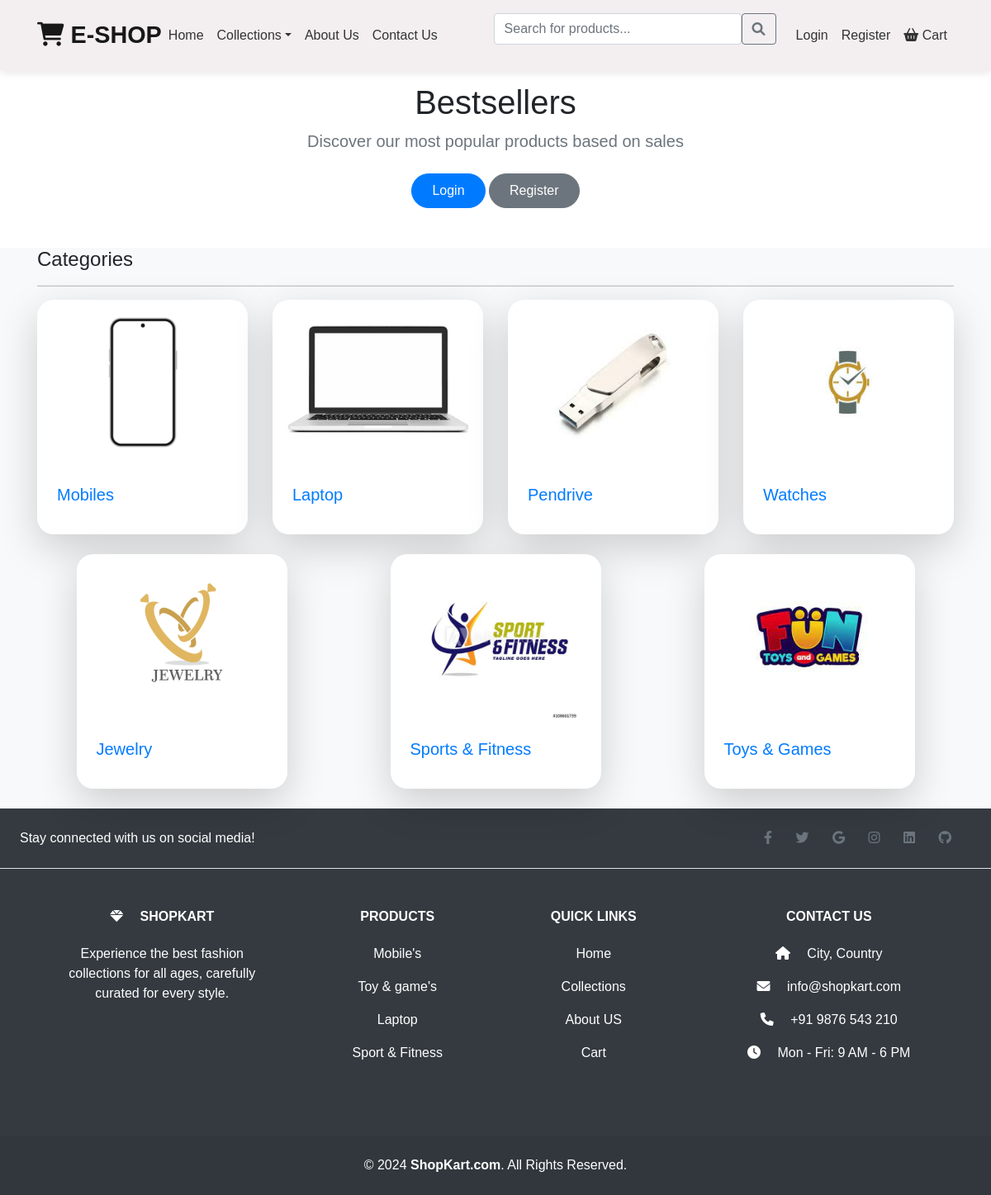
Page /collections/ on the committed database.
### shop/models.py (models this page shows, shortened)
class Catagory(models.Model):
    name=models.CharField(max_length=150,null=False,blank=False)
    image=models.ImageField(upload_to=getFileName,null=True,blank=True)
    description=models.TextField(max_length=500,null=False,blank=False)
    status=models.BooleanField(default=False,help_text="0-shows,1-Hidden")
    trending=models.BooleanField(default=False,help_text="0-default,1-trending")
    created_at=models.DateTimeField(auto_now_add=True)

### shop/views.py (the view)
# urls.py: path('collections/', views.collections, name="collections"),
def collections(request):
    catagory=Catagory.objects.filter(status=0)
    return render(request, "shop/collections.html", {'catagory': catagory})

### shop/templates/shop/collections.html (shortened to what this page needs)
{% extends 'shop/layouts/main.html' %}
{% block content %}
<section class="text-center container" style="margin-top:1px;">
    <div class="row py-lg-4">
        <div class="col-lg-8 col-md-10 mx-auto">
            <h1 class="fw-light">Bestsellers</h1>
            <p class="lead text-muted">Discover our most popular products based on sales</p>
            <p>
                {% if not user.is_authenticated %}
                    <a href="{% url 'login' %}" class="btn btn-primary my-2">Login</a>
                    <a href="{% url 'register' %}" class="btn btn-secondary my-2">Register</a>
                {% endif %}
            </p>
        </div>
    </div>
</section>
<section class="bg-light">
    <div class="container">
        <div class="row">
            <div class="col-12">
                <h4 class="mb-3">Categories</h4>
                <hr class="my-3" style="border-color:#b8bfc2">
            </div>
            {% for item in catagory %}
            <div class="col-md-4 col-lg-3 mb-4">
                <div class="card border-0 shadow-lg">
                    <img src="{{ item.image.url }}" class="card-img-top" alt="{{ item.name }}">
                    <a href="{% url 'collections' item.name %}" class="text-decoration-none text-dark">
                        <div class="card-body">
                            <h5 class="card-title text-primary">{{ item.name }}</h5>
                        </div>
                    </a>
                </div>
            </div>
            {% endfor %}
        </div>
    </div>
</section>
{% endblock content %}

### shop/templates/shop/layouts/main.html (style rules this page uses)
body { font-family: 'Times New Roman', Times, serif; }

### shop/templates/shop/inc/navbar.html (style rules this page uses)
body { font-family: Arial, sans-serif; }

### shop/templates/shop/collections.html (style rules this page uses)
body { padding-top: 75px; background-image: url('/static/img/your-background-image.jpg'); background-size: cover; background-position: center; background-repeat: no-repeat; background-attachment: fixed; }
.card { border-radius: 20px; overflow: hidden; transition: transform 0.3s ease, box-shadow 0.3s ease; }
.card-img-top { height: 200px; width: 100%; object-fit: contain; }
.card-body { padding: 1.5rem; }
.btn-primary { background-color: #007bff; border-color: #007bff; border-radius: 25px; padding: 0.5rem 1.5rem; font-size: 16px; transition: background-color 0.3s ease; }
.btn-secondary { background-color: #6c757d; border-color: #6c757d; border-radius: 25px; padding: 0.5rem 1.5rem; font-size: 16px; transition: background-color 0.3s ease; }
.lead { font-size: 1.25rem; font-weight: 300; }
.text-primary { color: #007bff; }
.text-muted { color: #6c757d; }
.fw-light { font-weight: 300; }
.row { display: flex; flex-wrap: wrap; justify-content: space-around; }

### rows in the picture
Catagory: image (picture), name "Mobiles"
Catagory: image (picture), name "Laptop"
Catagory: image (picture), name "Pendrive"
Catagory: image (picture), name "Watches"
Catagory: image (picture), name "Jewelry"
Catagory: image (picture), name "Sports & Fitness"
Catagory: image (picture), name "Toys & Games"
